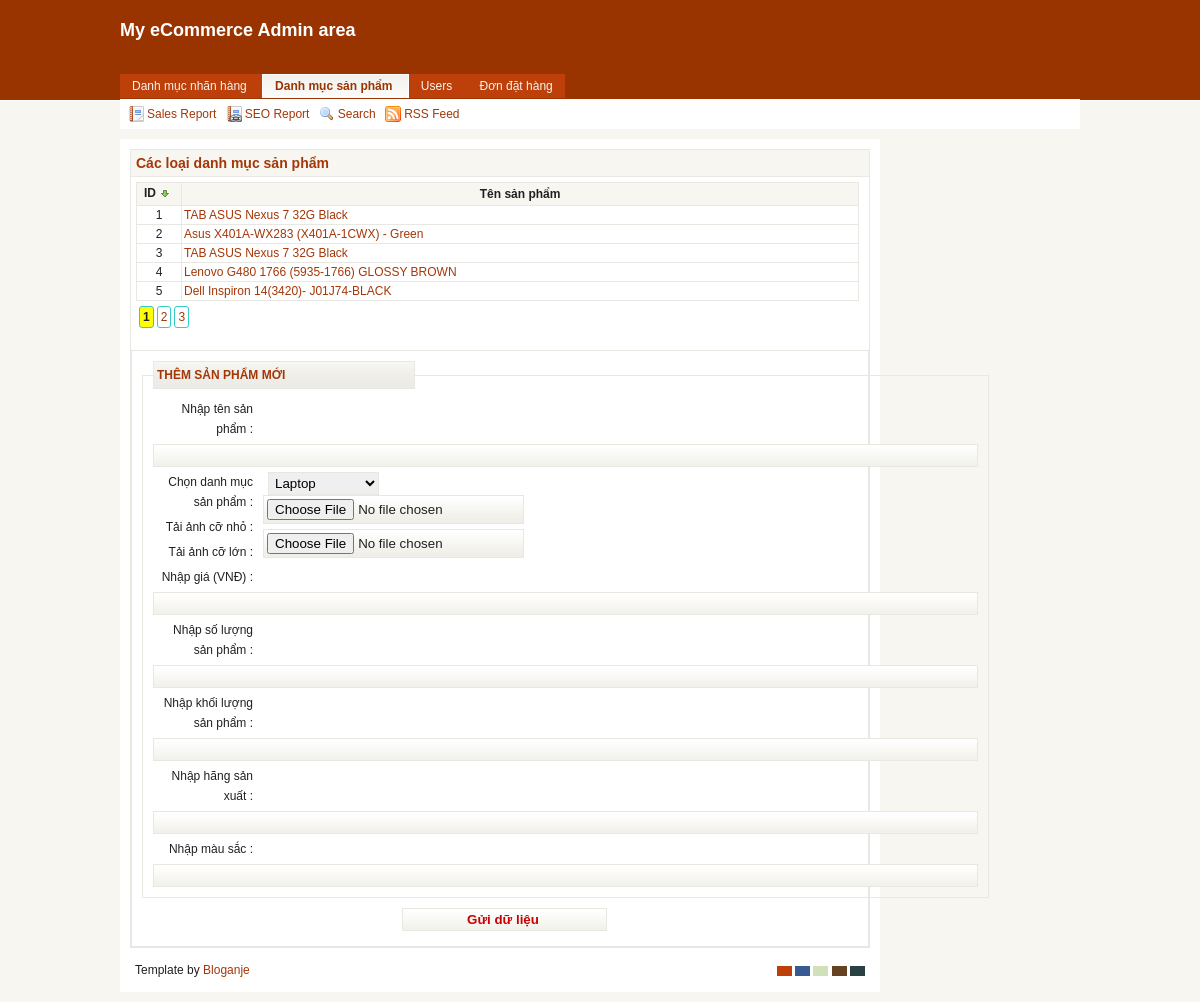
Page /admin/index_products.php on the committed database.
### tables this page shows
CREATE TABLE IF NOT EXISTS `products` (
  `id` int(11) NOT NULL AUTO_INCREMENT,
  `category_id` int(11) NOT NULL,
  `product` varchar(100) NOT NULL,
  `image_small` longblob NOT NULL,
  `image_big` longblob NOT NULL,
  `price` bigint(20) unsigned NOT NULL,
  `quantity` int(10) unsigned NOT NULL,
  `date_created` timestamp NOT NULL DEFAULT CURRENT_TIMESTAMP,
  `likes` int(10) unsigned NOT NULL DEFAULT '0',
  `weight` int(11) NOT NULL,
  `maker` varchar(100) NOT NULL,
  `color` varchar(100) NOT NULL,
  PRIMARY KEY (`id`)
);

### admin/modules/products_control.php (called while the page is built, shortened)
<?php
include('categories_model.php');
include('products_model.php');
	class pro_control
	{
	function show_all($page)
	{
    $prod = new Product();
    $dataonepage = $prod->show_all_prod($page);
	$nums_page = $prod->num_page;
	$cat = new Category();
	$datacat = $cat->show_cats();
	include('products_view.php');
	}
	}
?>

### admin/modules/products_model.php (called while the page is built, shortened)
<?php
	class Product {
		function show_all_prod($page) {
			$mysql = new MySQLProvider();
			$list_query = "Select * from products";
			$query = $mysql->getresult($list_query);
			$count_cat = mysql_num_rows($query);
			$display = 5;
			if($count_cat > $display)
			{
				$this->num_page = ceil($count_cat/$display);
			}
			else
			{
				$this->num_page = 1;
			}
			$start = $display*($page-1);
			$query2 = "select * from products limit $start, $display";
			$paging = $mysql->getresult($query2);
			$datapage = array();
            while($row = mysql_fetch_array($paging))
            {
                $datapage[] = array($row['id'],$row['product']);
            }
            return $datapage;
		}
	}
?>

### admin/includes/mysql.php (called while the page is built, shortened)
<?php
	class MySQLProvider {
	public $servername="localhost";
	public $username="root";
	public $pass="";
	function getconnect() {
	$conn=mysql_connect($this->servername,$this->username,$this->pass);
			if($conn==false)
			{
				die("Could not connect to MySQL:".mysql_error());
			}
			else
			{
				return $conn;
			}
	}
	function getresult($query) {
		$conn = $this->getconnect();
		$result = mysql_query($query,$conn);
		return $result;
	}
	}
?>

### admin/modules/categories_model.php (called while the page is built, shortened)
<?php
	include('includes/mysql.php');
	class Category {
		function show_cats() {
			$mysql = new MySQLProvider();
			$list_query = "Select * from categories";
			$query = $mysql->getresult($list_query);
			$datacats = array();
            while($row = mysql_fetch_array($query))
            {
                $datacats[] = array($row['id'],$row['category']);
            }
            return $datacats;
		}
	}
?>

### admin/modules/products_view.php (the view, shortened to what this page needs)
<div id="content">
                <div id="box">
                	<h3>Các loại danh mục sản phẩm</h3>
					<?php
						if($nums_page >0)
						{
					?>
                	<table width='100%'>
						<thead>
							<tr>
                            	<th width="40px">ID<img src="img/icons/arrow_down_mini.gif" width="16" height="16" align="absmiddle" /></th>
                            	<th>Tên sản phẩm</th>
                            </tr>
						</thead>
						<tbody>
						<?php
						foreach($dataonepage as $key)
						{
                            echo"<tr>";
                            echo"<td class='a-center'>";
							echo $key[0];
							echo "</td>";
							echo "<td>";
							echo "<a href='index_products.php?pid=".$key[0]."'>".$key[1]."</a>";
							echo "</td>";
                            echo "</tr>";
						}
						?>
						</tbody>
					</table>
                    <div id="pager">
                    	<?php
							for($i=1;$i<=$nums_page;$i++)
							{
								if($i==$page)
								{
										echo "<div class='page-item-v' > <b> $i </b> </div>";
								}
								else
								{
									echo "<a href='index_products.php?page=".$i."'> <div class='page-item'>".$i."</div> </a>";
								}
							}
					    }
						else
						{
							echo "<div id='content'> Hiện chưa có sản phẩm nào </div>";
						}
						?>
                    </div>
                <br />
                <div id="box">
                    <form id="form" action="<?php echo $_SERVER['PHP_SELF']; ?>" method="POST" enctype="multipart/form-data">
                      <fieldset id="personal">
                        <legend>THÊM SẢN PHẨM MỚI</legend>
                        <label for="name">Nhập tên sản phẩm : </label>
                        <input name="name" id="name" type="text" tabindex="1" size="100" />
                        <br />
                        <label for="category">Chọn danh mục sản phẩm : </label>
                        <select name='categories_name'>
						<?php
						foreach($datacat as $key)
						{
						echo "<option value=";
						echo $key[0];
						echo ">".$key[1]."</option>";
						}
						?>
						</select>
                        <br />
						<label for="image_small">Tải ảnh cỡ nhỏ : </label>
						<input name="image_small" accept="image/jpeg" type="file" />
                        <br />
						<label for="image_big">Tải ảnh cỡ lớn : </label>
						<input name="image_big" accept="image/jpeg" type="file" />
						 <br />
						<label for="price">Nhập giá (VNĐ) : </label>
                        <input name="price" id="price" type="text" tabindex="1" size="100" />
						<br />
						<label for="quantity">Nhập số lượng sản phẩm : </label>
                        <input name="quantity" id="quantity" type="text" tabindex="1" size="100" />
						<br />
						<label for="weight">Nhập khối lượng sản phẩm : </label>
                        <input name="weight" id="name" type="text" tabindex="1" size="100" />
						<br />
						<label for="maker">Nhập hãng sản xuất : </label>
                        <input name="maker" id="maker" type="text" tabindex="1" size="100" />
						<br />
						<label for="color">Nhập màu sắc : </label>
                        <input name="color" id="color" type="text" tabindex="1" size="100" />
						<br />
                      </fieldset>
                      <div align="center">
                      <input id="button1" type="submit" value="Gửi dữ liệu" name="upload" />
                      </div>
                    </form>
                </div>
</div>

### admin/index_products.php (shortened to what this page needs)
<?php
	include('modules/products_control.php');
	if(!isset($_GET['pid']))
	{
		if(!isset($_GET['page']))
		{
		$page = 1;
		}
		else
		{
		$page = $_GET['page'];
		}
		$pro_con = new pro_control();
		$pro_con->show_all($page);
	}
	else
	{
		$pid = $_GET['pid'];
		$pro_con = new pro_control();
		$pro_con->show_detail($pid);
	}
?>

### admin/css/theme.css (style rules this page uses)
body { background:#f7f6f0 url(../img/bg.jpg) repeat-x top; color: #202020; }
a, a:visited { color:#a43708; }
input { border:1px solid #e8e7e1; }
select { border:1px solid #e8e7e1; }
#header h2 { color:#FFF; }
#content { background:#FFF; }
#topmenu a,#topmenu a:visited { color:#f7f6f0; background:#bd3f09; }
#topmenu .current a, #topmenu .current a:hover, #topmenu .current a:visited { color:#993400; background: #FFF url(../img/bg_menu_red.jpg) repeat-x top; border-left: #FFF 1px solid; border-right: #FFF 1px solid; }
#top-panel { background:#FFF; }
table { background:none; }
td, th { border:1px solid #e8e7e1; }
thead { background:#f7f6f0; }
#styleswitcher { background:#FFFFFF; }
#footer { background:#FFF; }
#box { border:1px solid #e8e7e1; }
#box h3 { background:#f7f6f0; border-bottom:1px solid #e8e7e1; color:#a43708; }
form#form fieldset { border:1px solid #e8e7e1; }
form#form legend { border:1px solid #e8e7e1; background:#fff url(../img/form_red.gif) repeat-x center left; color:#a43708; }
form#form input { border:1px solid #e8e7e1; background:#fff url(../img/form_red.gif) repeat-x top left; }
form#form option { background:#FFF; }
form#form #button1, form#form #button2 { color:#c00; }

### admin/css/style.css (style rules this page uses)
* { margin:0; padding:0; }
img, div,a { behavior: url(css/iepngfix.htc) }
body { font-size: 12px; font-family: Arial, Tahoma, Verdana; }
a, a:visited { text-decoration:none; }
img { border:0; margin:1px; }
input { padding:2px; }
select { padding:2px; }
#container { width:960px; margin-left:auto; margin-right:auto; }
#header { width:960px; }
#header h2 { margin-top:20px; }
#content { width:740px; float:left; margin:10px 0 10px 0; padding:10px; }
#footer { clear:both; padding:5px; margin-top:10px; }
#box h3 { padding:5px; font-size:14px; }
#topmenu { margin-top:33px; width:700px; float:left; voice-family:inherit; }
#topmenu ul { list-style:none; line-height:25px; }
#topmenu li { display:inline; }
#topmenu a,#topmenu a:visited { padding:5px 12px 5px 12px; text-decoration:none; }
#topmenu .current a, #topmenu .current a:hover, #topmenu .current a:visited { padding:5px 12px 5px 12px; font-weight:bold; }
#top-panel { background:#FFF; padding:5px; height:20px; float:left; width:950px; }
#top-panel ul { list-style:none; }
#top-panel ul li { display:inline; line-height:20px; }
#top-panel ul li a { padding-left:19px; text-decoration:none; margin:0 3px; display:inline-block; }
.a-center { text-align:center; }
#pager { margin:5px; height:25px; }
#styleswitcher { float:right; }
#styleswitcher ul { list-style:none; line-height:10px; }
#styleswitcher li { height:12px; display:inline; }
#footer ul { list-style:none; }
#footer li { display:inline; }
a#defswitch { width:15px; height:10px; margin: 3px 0 3px 0; background-color:#bd3f09; font-size: 8px; color:#bd3f09; display:inline-block; }
a#blueswitch { width:15px; height:10px; margin: 3px 0 3px 0; background-color:#375b91; font-size: 8px; color:#375b91; display:inline-block; }
a#greenswitch { width:15px; height:10px; margin: 3px 0 3px 0; background-color:#d0e0b8; font-size: 8px; color:#d0e0b8; display:inline-block; }
a#brownswitch { width:15px; height:10px; margin: 3px 0 3px 0; background-color:#654322; font-size: 8px; color:#654322; display:inline-block; }
a#mixswitch { width:15px; height:10px; margin: 3px 0 3px 0; background-color:#294145; font-size: 8px; color:#294145; display:inline-block; }
#credits { clear:both; width:200px; float:left; }
table { margin:5px; border-collapse: collapse; table-layout:automatic; width:98%; }
td, th { padding: 2px; }
form { padding:10px; margin:0 auto; }
form#form fieldset { display:block; padding:5px 10px 5px 10px; line-height:20px; margin-bottom:10px; }
form#form legend { font-size:12px; font-weight:bold; margin-bottom:5px; padding:3px; width:254px; }
form#form label { clear:left; display:block; float:left; width:100px; text-align:right; padding-right:10px; margin-bottom:5px; }
form#form input { padding:3px; margin-bottom:5px; }
form#form select { margin-left:5px; }
form#form option { background:#FFF; }
form#form #button1, form#form #button2 { padding-right:5px; cursor:pointer; width:205px; margin-left:8px; font-weight:bold; }
.search { background:transparent url(../img/icons/magnifier.png) no-repeat left; }
.feed { background:transparent url(../img/icons/feed.png) no-repeat left; }
.report { background:transparent url(../img/icons/report.png) no-repeat left; }
.report_seo { background:transparent url(../img/icons/report_link.png) no-repeat left; }

### rows in the picture
products: id "1", product "TAB ASUS Nexus 7 32G Black"
products: id "2", product "Asus X401A-WX283 (X401A-1CWX) - Green"
products: id "3", product "TAB ASUS Nexus 7 32G Black"
products: id "4", product "Lenovo G480 1766 (5935-1766) GLOSSY BROWN"
products: id "5", product "Dell Inspiron 14(3420)- J01J74-BLACK"

### other values in the picture
form field categories_name "Laptop"
